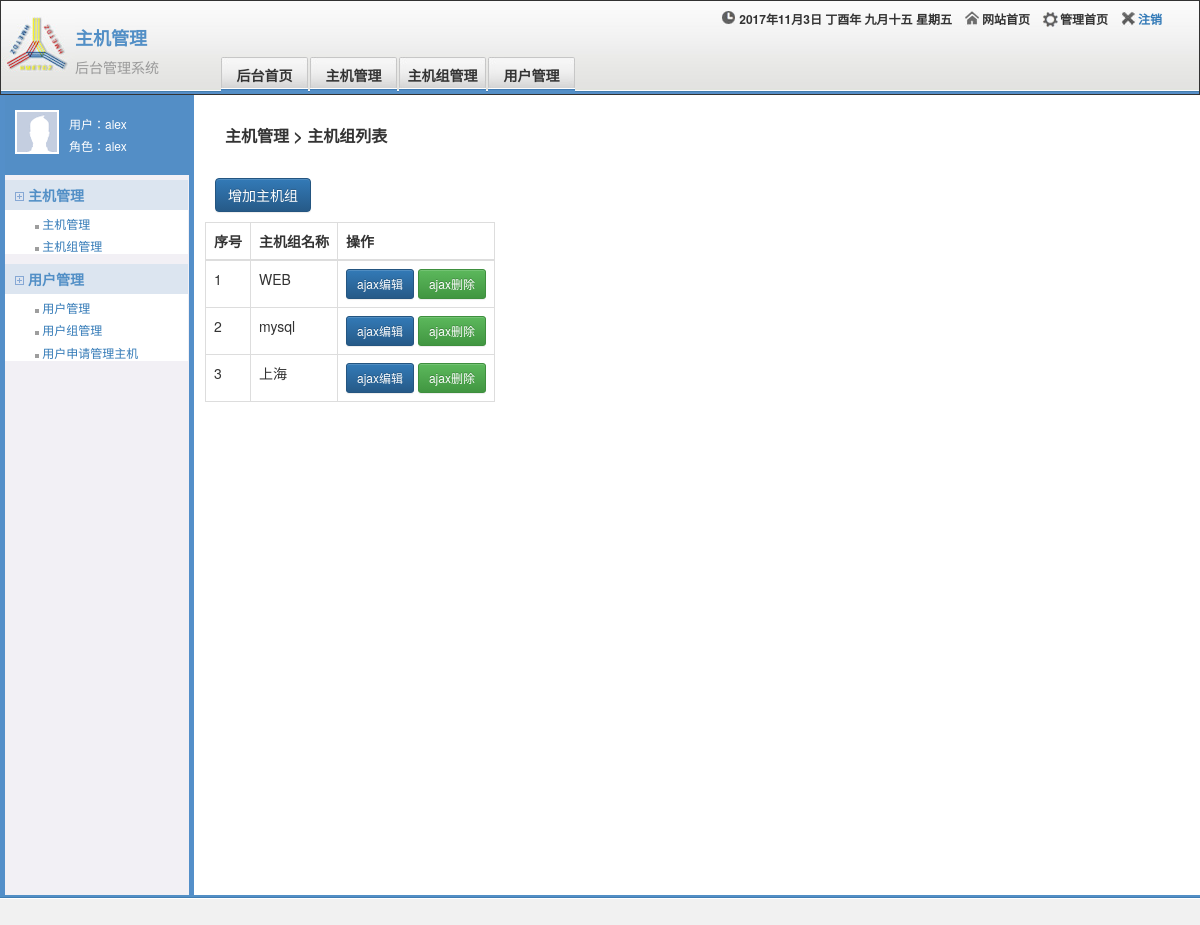
Page /machine/hostgroup/ (signed in) on the committed database.
### machine/models.py (models this page shows)
class HostGroup(models.Model):
    name=models.CharField(max_length=32)

### machine/views.py (the view)
    def inner(*args,**kwargs):
        request=args[0]
        if not request.session.get("is_login"):
            return redirect("/login")
        else:
            return func(*args,**kwargs)

### machine/views.py (called while the page is built)
def auth(func):
    def inner(*args,**kwargs):
        request=args[0]
        if not request.session.get("is_login"):
            return redirect("/login")
        else:
            return func(*args,**kwargs)
    return inner

@auth #装饰器登陆
def hostgroup(request):
    if request.method=="GET":
        host_groups=HostGroup.objects.all()
        return render(request,"hostgroup.html",{"host_groups":host_groups})
    if request.method=="POST":
        groupname=request.POST.get("groupname")
        HostGroup.objects.create(name=groupname)
        return redirect("/machine/hostgroup")

### templates/hostgroup.html (shortened to what this page needs)
{% extends "muban.html" %}
{% block content %}
    <p class="nav-info">主机管理 > 主机组列表</p>
    <div class="host_list ">
        <div class="func">
            <a id="hostgroup_add" class="btn btn-primary " role="button">增加主机组</a>
        </div>
        <table class="table table-bordered">
            <thead>
            <th>序号</th>
            <th>主机组名称</th>
            <th>操作</th>
            </thead>
            <tbody>
            {% for host_group in host_groups %}
                <tr gid="{{ host_group.id }}" id="tr_hostgroup_id">
                    <td>{{ forloop.counter }}</td>
                    <td>{{ host_group.name }}</td>
                    <td>
                        <a class="btn btn-primary btn-sm hostgroup_edit_a" role="button">ajax编辑</a>
                        <a class="btn btn-success btn-sm hostgroup_delete_a" role="button">ajax删除</a>
                    </td>
                </tr>
            {% endfor %}
            </tbody>
        </table>
    </div>
{% endblock %}

### static/css/common.css (style rules this page uses)
body { margin: 0; }
a { text-decoration: none; }

### static/css/other.css (style rules this page uses)
.nav-info { font-size: 16px; font-weight: bold; margin: 30px 20px; }
.host_list { margin-top: 30px; padding: 0; }
.func { margin: 10px; }

### rows in the picture
HostGroup: name "WEB"
HostGroup: name "mysql"
HostGroup: name "上海"

### other values in the picture
{{ request.session.username }} "alex"
{{ request.session.role }} "alex"
